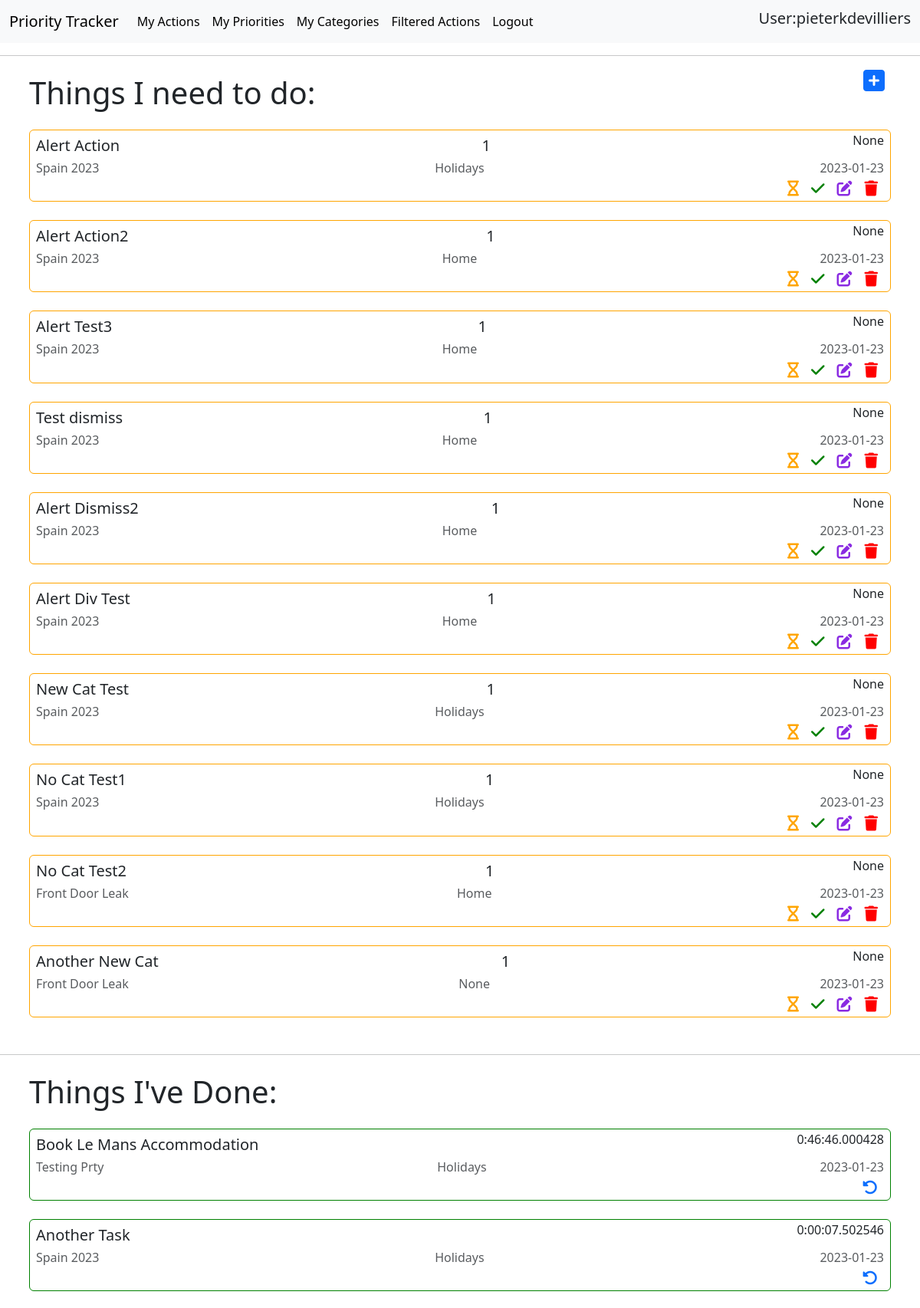
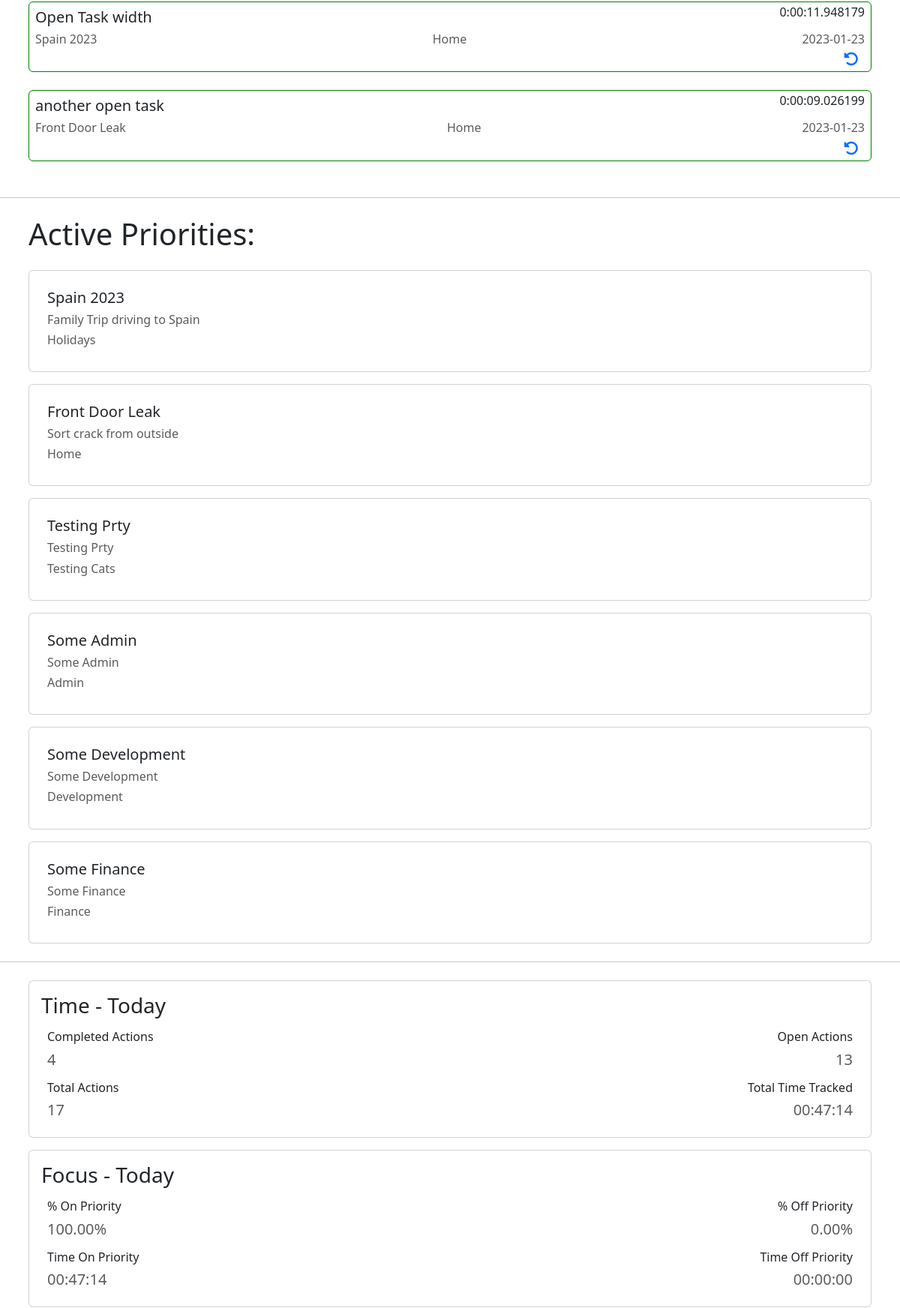
The page /actions/ (signed in, upper part) on the database its author committed (2 pictures, top to bottom).
### actions/models.py (models this page shows, shortened)
class User(AbstractUser):
    email = models.EmailField(unique=True)

class Action(models.Model):
    title = models.CharField(max_length=50, null=False, blank=False)
    tracked_time = models.DurationField(null=True, blank=True)
    active_tracked_time = models.DurationField(null=True, blank=True)
    tracked_start = models.DateTimeField(null=True, blank=True)
    tracked_stop = models.DateTimeField(null=True, blank=True)
    done_status = models.BooleanField(null=False, blank=False, default=False)
    action_date = models.DateField(auto_now_add=True)
    tracking_status = models.BooleanField(null=False, blank=False, default=False)
    category = models.ForeignKey(
        Category, on_delete=models.CASCADE, null=True, blank=True)
    priority = models.ForeignKey(
        Priority, on_delete=models.CASCADE, null=True, blank=True, limit_choices_to={'activeStatus': True})
    user = models.ForeignKey(
        settings.AUTH_USER_MODEL, on_delete=models.CASCADE, related_name="action", null=True)

class Priority(models.Model):
    title = models.CharField(max_length=50, null=False, blank=False)
    description = models.CharField(max_length=150)
    activeStatus = models.BooleanField(null=False, blank=False, default=True)
    category = models.ForeignKey(
        Category, on_delete=models.CASCADE, null=True, blank=True)
    user = models.ForeignKey(
        settings.AUTH_USER_MODEL, on_delete=models.CASCADE, related_name="priorities", null=True)
    def __str__(self):
        return str(self.title)

class Category(models.Model):
    title = models.CharField(max_length=50, null=False, blank=False)
    description = models.CharField(max_length=150)
    user = models.ForeignKey(
        settings.AUTH_USER_MODEL, on_delete=models.CASCADE, related_name="categories", null=True)
    def __str__(self):
        return str(self.title)

### actions/views.py (the view, shortened to what this page needs)
# urls.py: path('actions/', views.get_action_list, name='get_action_list'),
@login_required(login_url='login')
def get_action_list(request):
    query = date.today()
    completed_actions_count = completed_actions(query)
    open_actions_count = open_actions(query)
    total_actions_count = total_actions(query)
    if total_actions_count > 0:
        total_action_time = tracked_time(query)
        total_seconds = int(tracked_seconds(total_action_time))
        converted_tracked_time = tracked_today(total_seconds)
        on_priority_count = on_priority_actions(query)
        off_priority_count = off_priority_actions(query)
        on_priority_time = on_priority_tracked_time(query)
        off_priority_time = off_priority_tracked_time(query)
        on_priority_seconds = int(tracked_seconds(on_priority_time))
        off_priority_seconds = int(tracked_seconds(off_priority_time))
        converted_on_priority_time = tracked_today(on_priority_seconds)
        converted_off_priority_time = tracked_today(off_priority_seconds)
        on_priority_perc = on_priority_calc(total_seconds, on_priority_seconds)
        off_priority_perc = off_priority_calc(
            total_seconds, off_priority_seconds)
    all_time_tracked = tracked_time_all(query)
    all_time_seconds = int(tracked_seconds(all_time_tracked))
    all_time_on_priority_tracked = on_priority_tracked_all_time(query)
    all_time_off_priority_tracked = off_priority_tracked_all_time(query)
    all_time_on_priority_seconds = int(
            tracked_seconds(all_time_on_priority_tracked))
    all_time_off_priority_seconds = int(
            tracked_seconds(all_time_off_priority_tracked))
    on_priority_perc_all_time = on_priority_calc(
            all_time_seconds, all_time_on_priority_seconds)
    off_priority_perc_all_time = off_priority_calc(
            all_time_seconds, all_time_off_priority_seconds)
    current_user = request.user
    user_id = current_user.id
    username = current_user.username
    actions = Action.objects.all()
    filtered_actions = Action.objects.filter(action_date=query, user=current_user)
    priorities = Priority.objects.all()
    context = {
        "username": username,
        "user_id": user_id,
        "actions": actions,
        "filtered_actions": filtered_actions,
        "priorities": priorities,
        "completed_actions_count": completed_actions_count,
        "open_actions_count": open_actions_count,
        "total_actions_count": total_actions_count,
        "converted_tracked_time": converted_tracked_time,
        "on_priority_perc": on_priority_perc,
        "off_priority_perc": off_priority_perc,
        "converted_on_priority_time": converted_on_priority_time,
        "converted_off_priority_time": converted_off_priority_time,
        "on_priority_perc_all_time": on_priority_perc_all_time,
        "off_priority_perc_all_time": off_priority_perc_all_time,
    }
    return render(request, 'actions/action_list.html', context)

### actions/templates/actions/action_list.html (shortened to what this page needs)
{% extends 'actions/main.html' %}
{% block content %}
<body>
    <div class="container d-flex p-2 justify-content-between flex-row bd-highlight">
        <h1>Things I need to do:</h1>
        <a class="fa-solid fa-2xl p-2 fa-square-plus" role="button" href="/add-action/"></a>
    </div>
    <div class="container d-flex p-2 flex-column bd-highlight">
        {% for action in filtered_actions %}
        {% if action.done_status == False %}
        <div class="p-2 card bd-highlight open-actions-border">
            <div class="d-flex justify-content-between flex-row bd-highlight">
                <h5 class="card-title bd-highlight">{{ action.title }}</h5>
                <h5 class="card-title bd-highlight">{{ user_id }}</h5>
                <h6 class="card-subtitle bd-highlight">{{ action.tracked_time }}</h6>
            </div>
            <div class="d-flex justify-content-between flex-row bd-highlight">
                <h6 class="text-muted">{{ action.priority }}</h6>
                <h6 class="text-muted">{{ action.category }}</h6>
                <h6 class="text-muted">{{ action.action_date|date:"Y-m-d" }}</h6>
            </div>
            <div class="icon-outer-container">
                <div class="icon-container d-flex justify-content-end">
                    <div class="d-flex justify-content-end col-12">
                        {% if action.tracking_status == False %}
                        <a class="fa-solid fa-lg fa-hourglass p-2 bd-highlight" role="button"
                            href="{% url 'start_timer' action.id %}"></a>
                        <a class="fa-solid fa-lg fa-check p-2 bd-highlight" role="button"
                            href="{% url 'complete_action' action.id %}"></a>
                        <a class="fa-solid fa-lg fa-pen-to-square p-2 bd-highlight" role="button"
                            href="{% url 'update_action' action.id %}"></a>
                        <a class="fa-solid fa-lg fa-trash p-2 bd-highlight" role="button"
                            href="{% url 'delete_action' action.id %}"></a>
                        {% endif %}
                    </div>
                </div>
            </div>
        </div>
    <br>
        {% endif %}
        {% empty %}
        <H2 class="p-2 bd-highlight">You have nothing to do.</H2>
        {% endfor %}
    </div>
        <hr>
    <div class="container d-flex p-2 justify-content-between flex-row bd-highlight">
        <h1>Things I've Done:</h1>
    </div>
    <div>
        <div class="container d-flex p-2 flex-column bd-highlight">
            {% for action in filtered_actions %}
            {% if action.done_status == True %}
            <div class="p-2 card bd-highlight completed-actions-border">
                <div class="d-flex justify-content-between flex-row bd-highlight">
                    <h5 class="card-title bd-highlight">{{ action.title }}</h5>
                    <h6 class="card-subtitle bd-highlight">{{ action.tracked_time }}</h6>
                </div>
                <div class="d-flex justify-content-between flex-row bd-highlight">
                    <h6 class="text-muted">{{ action.priority }}</h6>
                    <h6 class="text-muted">{{ action.category }}</h6>
                    <h6 class="text-muted">{{ action.action_date|date:"Y-m-d" }}</h6>
                </div>
                <div class="icon-outer-container">
                    <div class="icon-container d-flex justify-content-end">
                        <div class="d-flex justify-content-end col-12 col-md-1">
                            <a class="fa-solid fa-lg p-2 fa-rotate-left" role="button"
                                href="{% url 'complete_action' action.id %}"></a>
                        </div>
                    </div>
                </div>
            </div>
<br>
    {% endif %}
    {% endfor %}
    </div>
    <hr>
        <div class="container d-flex p-2 justify-content-between flex-row bd-highlight">
            <h1>Active Priorities:</h1>
        </div>
        {% for priority in priorities %}
        {% if priority.activeStatus == True %}
        <div class="container d-flex p-2 flex-column bd-highlight">
            <div class="card p-2 bd-highlight">
                <div class="card-body">
                    <h5 class="card-title">{{ priority.title }}</h5>
                    <h6 class="card-text text-muted">{{ priority.description }}</h6>
                    <h6 class="card-title text-muted">{{ priority.category }}</h6>
                </div>
            </div>
        </div>
        {% endif %}
        {% endfor %}
        <hr>
        <div class="container d-flex p-2 flex-column bd-highlight">
            <div class="card p-2 bd-highlight">
                <div class="card-body p-2 bd-highlight">
                    <h3 class="card-title">Time - Today</h3>
                    <div class="p-2 d-flex flex-row bd-highlight justify-content-between">
                        <div>
                            <div class="d-flex justify-content-start">
                                <h6 class="card-title">Completed Actions</h6>
                            </div>
                            <div class="d-flex justify-content-start">
                                <h5 class="card-text text-muted">{{ completed_actions_count }}</h5>
                            </div>
                        </div>
                        <div>
                            <div class="d-flex justify-content-end">
                                <h6 class="card-title">Open Actions</h6>
                            </div>
                            <div class="d-flex justify-content-end">
                                <h5 class="card-text text-muted">{{ open_actions_count }}</h5>
                            </div>
                        </div>
                    </div>
                    <div class="p-2 d-flex justify-content-between flex-row bd-highlight">
                        <div>
                            <div class="d-flex justify-content-start">
                                <h6 class="card-title">Total Actions</h6>
                            </div>
                            <div class="d-flex justify-content-start">
                                <h5 class="card-text text-muted">{{ total_actions_count }}</h5>
                            </div>
                        </div>
                        <div>
                            <div class="d-flex justify-content-end">
                                <h6 class="card-title">Total Time Tracked</h6>
                            </div>
                            <div class="d-flex justify-content-end">
                                <h5 class="card-text text-muted">{{ converted_tracked_time }}</h5>
                            </div>
                        </div>
                    </div>
                </div>
            </div>
        </div>
        <div class="container d-flex p-2 flex-column bd-highlight">
            <div class="card p-2 bd-highlight">
                <div id="today-report" class="card-body p-2 bd-highlight">
                    <h3 class="card-title">Focus - Today</h3>
                    <div class="p-2 d-flex justify-content-between flex-row bd-highlight">
                        <div>
                            <div class="d-flex justify-content-start">
                                <h6 class="card-title">% On Priority</h6>
                            </div>
                            <div class="d-flex justify-content-start">
                                <h5 class="card-text text-muted"><span id="on-priority-perc">{{ on_priority_perc|floatformat:2 }}</span><span>%</span></h5>
                            </div>
                        </div>
                        <div>
                            <div class="d-flex justify-content-end">
                                <h6 class="card-title">% Off Priority</h6>
                            </div>
                            <div class="d-flex justify-content-end">
                                <h5 class="card-text text-muted">{{ off_priority_perc|floatformat:2 }}%</h5>
                            </div>
                        </div>
                    </div>
                    <div class="p-2 d-flex justify-content-between flex-row bd-highlight">
                        <div>
                            <div class="d-flex justify-content-start">
                                <h6 class="card-title">Time On Priority</h6>
                            </div>
                            <div class="d-flex justify-content-start">
                                <h5 class="card-text text-muted">{{ converted_on_priority_time }}</h5>
                            </div>
                        </div>
                        <div>
                            <div class="d-flex justify-content-end">
                                <h6 class="card-title">Time Off Priority</h6>
                            </div>
                            <div class="d-flex justify-content-end">
                                <h5 class="card-text text-muted">{{ converted_off_priority_time }}</h5>
                            </div>
                        </div>
                    </div>
                </div>
            </div>
        </div>
    </div>
</body>
{% endblock %}

### actions/templates/actions/main.html (shortened to what this page needs)
<!DOCTYPE html>
<html lang="en">
<head>
    {% load static %}
    <link href="https://cdn.jsdelivr.net/npm/bootstrap@5.3.0-alpha1/dist/css/bootstrap.min.css" rel="stylesheet">
    <link href="https://cdnjs.cloudflare.com/ajax/libs/font-awesome/6.2.1/css/all.min.css" rel="stylesheet" type="text/css">
    <link href="{% static 'css/style.css' %}" rel="stylesheet" type="text/css">
</head>
<body>
    <nav class="navbar navbar-expand-lg bg-body-tertiary">
        <div class="container-fluid">
          <a class="navbar-brand" href="#">Priority Tracker</a>
          <div class="collapse navbar-collapse" id="navbarSupportedContent">
            <ul class="navbar-nav me-auto mb-2 mb-lg-0">
              <li class="nav-item">
                <a class="nav-link active" aria-current="page" href="{% url 'get_action_list' %}">My Actions</a>
              </li>
              <li class="nav-item">
                <a class="nav-link active" aria-current="page" href="{% url 'get_priorities_list' %}">My Priorities</a>
              </li>
              <li class="nav-item">
                <a class="nav-link active" aria-current="page" href="{% url 'get_categories_list' %}">My Categories</a>
              </li>
              <li class="nav-item">
                <a id="get-filtered-actions" class="nav-link active" aria-current="page" href="{% url 'get_filtered_action_list' %}">Filtered Actions</a>
              </li>
              <li class="nav-item">
                <a class="nav-link active" aria-current="page" href="{% url 'logout' %}">Logout</a>
              </li>
            </ul>
          </div>
          <h5>User:</h5>
          <h5>{{ username }}</h5>
        </div>
      </nav>
    <hr>
    {% block content %}
    {% endblock %}
</body>
</html>

### rows shown on the page
User: username "pieterkdevilliers"
Action: title "Alert Action", user_id "1", tracked_time "None", priority "Spain 2023", category "Holidays", action_date "2023-01-23", tracking_status False (drawn)
Action: title "Alert Action2", user_id "1", tracked_time "None", priority "Spain 2023", category "Home", action_date "2023-01-23", tracking_status False (drawn)
Action: title "Alert Test3", user_id "1", tracked_time "None", priority "Spain 2023", category "Home", action_date "2023-01-23", tracking_status False (drawn)
Action: title "Test dismiss", user_id "1", tracked_time "None", priority "Spain 2023", category "Home", action_date "2023-01-23", tracking_status False (drawn)
Action: title "Alert Dismiss2", user_id "1", tracked_time "None", priority "Spain 2023", category "Home", action_date "2023-01-23", tracking_status False (drawn)
Action: title "Alert Div Test", user_id "1", tracked_time "None", priority "Spain 2023", category "Home", action_date "2023-01-23", tracking_status False (drawn)
Action: title "New Cat Test", user_id "1", tracked_time "None", priority "Spain 2023", category "Holidays", action_date "2023-01-23", tracking_status False (drawn)
Action: title "No Cat Test1", user_id "1", tracked_time "None", priority "Spain 2023", category "Holidays", action_date "2023-01-23", tracking_status False (drawn)
Action: title "No Cat Test2", user "1", tracked_time "None", priority "Front Door Leak", category "Home", action_date "2023-01-23", tracking_status False (drawn)
Action: title "Another New Cat", user "1", tracked_time "None", priority "Front Door Leak", category "None", action_date "2023-01-23", tracking_status False (drawn)
Action: title "Book Le Mans Accommodation", tracked_time "0:46:46.000428", priority "Testing Prty", category "Holidays", action_date "2023-01-23"
Action: title "Another Task", tracked_time "0:00:07.502546", priority "Spain 2023", category "Holidays", action_date "2023-01-23"
Action: title "Open Task width", tracked_time "0:00:11.948179", priority "Spain 2023", category "Home", action_date "2023-01-23"
Action: title "another open task", tracked_time "0:00:09.026199", priority "Front Door Leak", category "Home", action_date "2023-01-23"
Priority: title "Spain 2023", description "Family Trip driving to Spain", category "Holidays"
Priority: title "Front Door Leak", description "Sort crack from outside", category "Home"
Priority: title "Testing Prty", description "Testing Prty", category "Testing Cats"
Priority: title "Some Admin", description "Some Admin", category "Admin"
Priority: title "Some Development", description "Some Development", category "Development"
Priority: title "Some Finance", description "Some Finance", category "Finance"

### other values the page prints
{{ completed_actions_count }} "4"
{{ open_actions_count }} "13"
{{ total_actions_count }} "17"
{{ converted_tracked_time }} "00:47:14"
{{ on_priority_perc|floatformat:2 }} "100.00"
{{ off_priority_perc|floatformat:2 }} "0.00"
{{ converted_on_priority_time }} "00:47:14"
{{ converted_off_priority_time }} "00:00:00"
